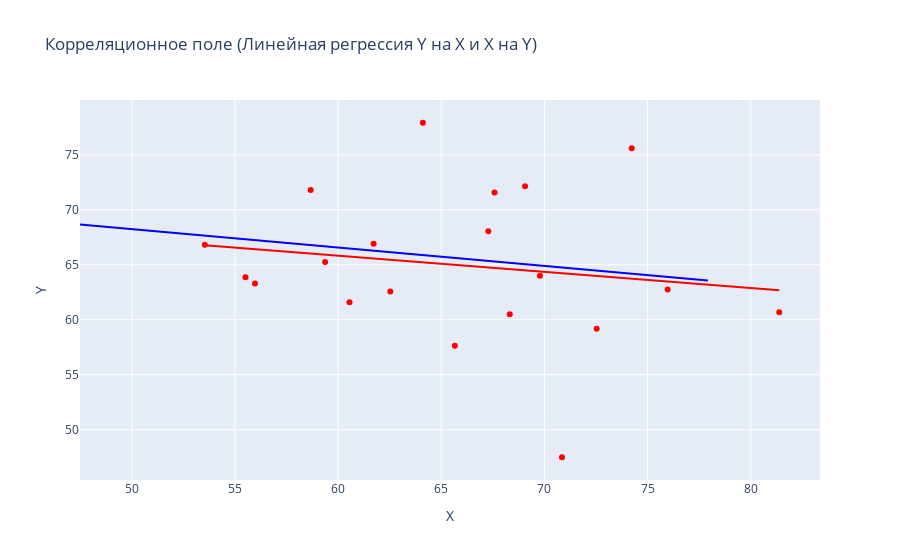

The notebook cell saved with this chart:
### Markdown cell above
### Линейная регрессия Y на X и X на Y на одном графике

### Code cell
fig = px.scatter(data, x='X', y='Y', trendline='ols', title='Корреляционное поле (Линейная регрессия Y на X и X на Y)', color_discrete_sequence=['red'])
fig.add_trace(px.scatter(data, x='Y', y='X', trendline='ols', color_discrete_sequence=['blue']).data[1])

fig.update_layout(showlegend=False)
fig.show()

### Figure 1 — Plotly figure (JSON) as saved in the notebook; plotly's stock layout.template omitted (floating-point values rounded to 4 significant figures)
{"data": [{"hovertemplate": "X=%{x}<br>Y=%{y}<extra></extra>", "legendgroup": "", "marker": {"color": "red", "symbol": "circle"}, "mode": "markers", "name": "", "orientation": "v", "showlegend": false, "type": "scatter", "x": [53.54, 60.55, 55.51, 74.23, 58.67, 65.66, 62.53, 72.53, 75.97, 67.28, 61.72, 64.11, 55.97, 69.78, 69.06, 59.37, 67.58, 70.85, 81.38, 68.32], "xaxis": "x", "y": [66.82, 61.58, 63.86, 75.6, 71.8, 57.63, 62.57, 59.18, 62.76, 68.06, 66.91, 77.92, 63.29, 64.01, 72.15, 65.25, 71.57, 47.49, 60.68, 60.51], "yaxis": "y"}, {"hovertemplate": "<b>OLS trendline</b><br>Y = -0.146401 * X + 74.605<br>R<sup>2</sup>=0.024567<br><br>X=%{x}<br>Y=%{y} <b>(trend)</b><extra></extra>", "legendgroup": "", "marker": {"color": "red", "symbol": "circle"}, "mode": "lines", "name": "", "showlegend": false, "type": "scatter", "x": [53.54, 55.51, 55.97, 58.67, 59.37, 60.55, 61.72, 62.53, 64.11, 65.66, 67.28, 67.58, 68.32, 69.06, 69.78, 70.85, 72.53, 74.23, 75.97, 81.38], "xaxis": "x", "y": [66.77, 66.48, 66.41, 66.02, 65.91, 65.74, 65.57, 65.45, 65.22, 64.99, 64.76, 64.71, 64.6, 64.49, 64.39, 64.23, 63.99, 63.74, 63.48, 62.69], "yaxis": "y"}, {"hovertemplate": "<b>OLS trendline</b><br>X = -0.167808 * Y + 76.635<br>R<sup>2</sup>=0.024567<br><br>Y=%{x}<br>X=%{y} <b>(trend)</b><extra></extra>", "legendgroup": "", "marker": {"color": "blue", "symbol": "circle"}, "mode": "lines", "name": "", "showlegend": false, "type": "scatter", "x": [47.49, 57.63, 59.18, 60.51, 60.68, 61.58, 62.57, 62.76, 63.29, 63.86, 64.01, 65.25, 66.82, 66.91, 68.06, 71.57, 71.8, 72.15, 75.6, 77.92], "xaxis": "x", "y": [68.67, 66.96, 66.7, 66.48, 66.45, 66.3, 66.14, 66.1, 66.01, 65.92, 65.89, 65.69, 65.42, 65.41, 65.21, 64.62, 64.59, 64.53, 63.95, 63.56], "yaxis": "y"}], "layout": {"legend": {"tracegroupgap": 0}, "showlegend": false, "title": {"text": "Корреляционное поле (Линейная регрессия Y на X и X на Y)"}, "xaxis": {"anchor": "y", "domain": [0, 1], "title": {"text": "X"}}, "yaxis": {"anchor": "x", "domain": [0, 1], "title": {"text": "Y"}}}}
